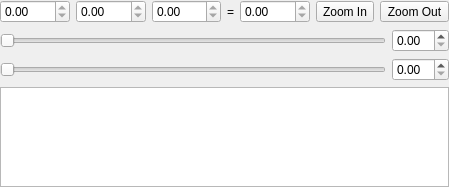
<?xml version="1.0" encoding="UTF-8"?>
<ui version="4.0">
 <class>QtSliceControlsWidget</class>
 <widget class="QWidget" name="QtSliceControlsWidget">
  <property name="geometry">
   <rect>
    <x>0</x>
    <y>0</y>
    <width>449</width>
    <height>187</height>
   </rect>
  </property>
  <layout class="QGridLayout" name="gridLayout_2">
   <property name="margin">
    <number>0</number>
   </property>
   <item row="0" column="0">
    <widget class="QDoubleSpinBox" name="PositionX">
     <property name="sizePolicy">
      <sizepolicy hsizetype="MinimumExpanding" vsizetype="Fixed">
       <horstretch>0</horstretch>
       <verstretch>0</verstretch>
      </sizepolicy>
     </property>
     <property name="focusPolicy">
      <enum>Qt::NoFocus</enum>
     </property>
     <property name="readOnly">
      <bool>true</bool>
     </property>
    </widget>
   </item>
   <item row="0" column="1">
    <widget class="QDoubleSpinBox" name="PositionY">
     <property name="sizePolicy">
      <sizepolicy hsizetype="MinimumExpanding" vsizetype="Fixed">
       <horstretch>0</horstretch>
       <verstretch>0</verstretch>
      </sizepolicy>
     </property>
     <property name="focusPolicy">
      <enum>Qt::NoFocus</enum>
     </property>
     <property name="readOnly">
      <bool>true</bool>
     </property>
    </widget>
   </item>
   <item row="0" column="2">
    <widget class="QDoubleSpinBox" name="PositionZ">
     <property name="sizePolicy">
      <sizepolicy hsizetype="MinimumExpanding" vsizetype="Fixed">
       <horstretch>0</horstretch>
       <verstretch>0</verstretch>
      </sizepolicy>
     </property>
     <property name="focusPolicy">
      <enum>Qt::NoFocus</enum>
     </property>
     <property name="readOnly">
      <bool>true</bool>
     </property>
    </widget>
   </item>
   <item row="0" column="3">
    <widget class="QLabel" name="TextLabel1">
     <property name="text">
      <string>=</string>
     </property>
     <property name="wordWrap">
      <bool>false</bool>
     </property>
    </widget>
   </item>
   <item row="0" column="4">
    <widget class="QDoubleSpinBox" name="PixelValue">
     <property name="sizePolicy">
      <sizepolicy hsizetype="MinimumExpanding" vsizetype="Fixed">
       <horstretch>0</horstretch>
       <verstretch>0</verstretch>
      </sizepolicy>
     </property>
     <property name="focusPolicy">
      <enum>Qt::NoFocus</enum>
     </property>
     <property name="readOnly">
      <bool>true</bool>
     </property>
    </widget>
   </item>
   <item row="0" column="5">
    <widget class="QToolButton" name="ZoomIn">
     <property name="font">
      <font>
       <family>Arial</family>
       <weight>50</weight>
       <bold>false</bold>
      </font>
     </property>
     <property name="toolTip">
      <string>Zoom In</string>
     </property>
     <property name="text">
      <string>Zoom In</string>
     </property>
    </widget>
   </item>
   <item row="0" column="6">
    <widget class="QToolButton" name="ZoomOut">
     <property name="font">
      <font>
       <family>Arial</family>
       <weight>50</weight>
       <bold>false</bold>
      </font>
     </property>
     <property name="toolTip">
      <string>Zoom out</string>
     </property>
     <property name="text">
      <string>Zoom Out</string>
     </property>
    </widget>
   </item>
   <item row="1" column="0" colspan="7">
    <layout class="QGridLayout" name="gridLayout">
     <item row="0" column="0">
      <widget class="QSlider" name="IntensityMin">
       <property name="toolTip">
        <string>Select the lower intensity windowing</string>
       </property>
       <property name="orientation">
        <enum>Qt::Horizontal</enum>
       </property>
      </widget>
     </item>
     <item row="0" column="1">
      <widget class="QDoubleSpinBox" name="IntensityMinDisplay">
       <property name="toolTip">
        <string>Display the lower intensity windowing</string>
       </property>
      </widget>
     </item>
     <item row="1" column="0">
      <widget class="QSlider" name="IntensityMax">
       <property name="toolTip">
        <string>Select the upper limit intensity windowing</string>
       </property>
       <property name="orientation">
        <enum>Qt::Horizontal</enum>
       </property>
      </widget>
     </item>
     <item row="1" column="1">
      <widget class="QDoubleSpinBox" name="IntensityMaxDisplay">
       <property name="toolTip">
        <string>Display the upper intensity widowing.</string>
       </property>
      </widget>
     </item>
    </layout>
   </item>
   <item row="2" column="0" colspan="7">
    <widget class="QTextEdit" name="Details">
     <property name="maximumSize">
      <size>
       <width>16777215</width>
       <height>120</height>
      </size>
     </property>
     <property name="toolTip">
      <string>Display Slice details.</string>
     </property>
     <property name="readOnly">
      <bool>true</bool>
     </property>
    </widget>
   </item>
  </layout>
 </widget>
 <tabstops>
  <tabstop>PositionX</tabstop>
  <tabstop>PositionY</tabstop>
  <tabstop>PositionZ</tabstop>
  <tabstop>PixelValue</tabstop>
  <tabstop>ZoomIn</tabstop>
  <tabstop>ZoomOut</tabstop>
  <tabstop>Details</tabstop>
 </tabstops>
 <resources/>
 <connections/>
</ui>
